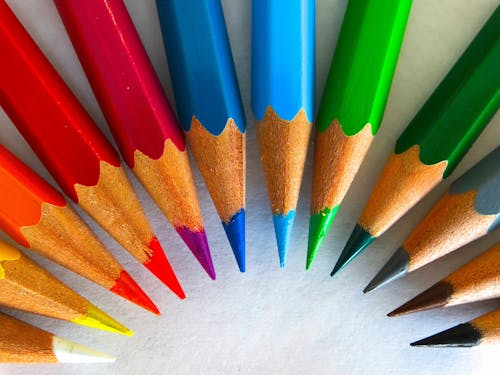
#> input picture example.jpeg, 500 x 375 px, found by its file name
$ python main.py
#> lines starting #> are read from the running program, lines starting #| are printed output that depends on the picture
import cv2
import numpy as np
import matplotlib.pyplot as plt
import os

# Paths
input_path = r"image manipulation/original images/example.jpeg"
output_dir = r"image manipulation/output images/"

# Make sure output directory exists
os.makedirs(output_dir, exist_ok=True)

# 1. Load the Image
image = cv2.imread(input_path)
#> image is the input picture: shape (375, 500, 3); mean B, G, R 102.7, 121.8, 143.2

# 2. Convert to Grayscale
gray = cv2.cvtColor(image, cv2.COLOR_BGR2GRAY)
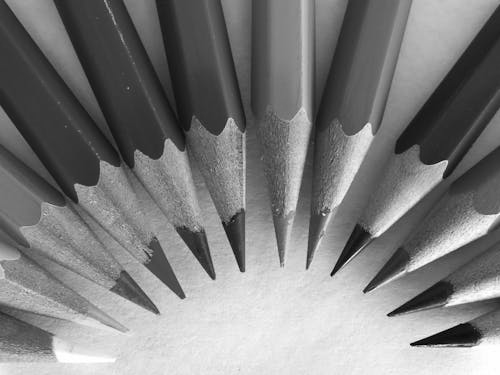
#> gray: shape (375, 500); min 1, max 255, mean 126

# Display grayscale image (optional)
plt.imshow(gray, cmap="gray")
plt.title("Grayscale Image")
plt.show()

# Save grayscale
cv2.imwrite(os.path.join(output_dir, "grayscale.jpeg"), gray)

# 3. Crop the Image
cropped = image[100:300, 200:400]   # Adjust numbers to your image size
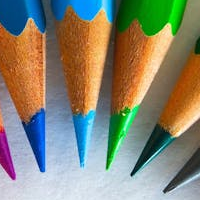
#> cropped: shape (200, 200, 3); mean B, G, R 114.5, 133.2, 134.7
cv2.imwrite(os.path.join(output_dir, "cropped.jpg"), cropped)

# 4. Rotate the Image (45 degrees)
(h, w) = image.shape[:2]
#> h = 375; w = 500
center = (w // 2, h // 2)
#> center = (250, 187)
matrix = cv2.getRotationMatrix2D(center, 45, 1.0)
rotated = cv2.warpAffine(image, matrix, (w, h))
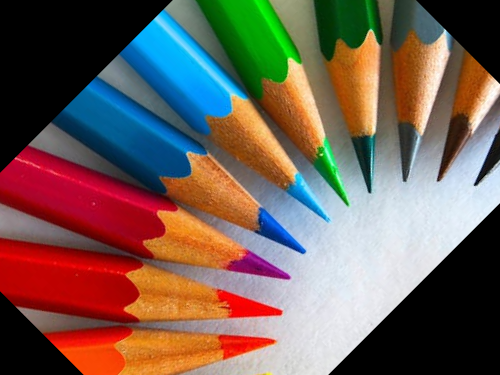
#> rotated: shape (375, 500, 3); mean B, G, R 85, 94.3, 114.3
cv2.imwrite(os.path.join(output_dir, "rotated.jpg"), rotated)

# 5. Adjust Brightness (+50 to all pixels)
brightness = cv2.convertScaleAbs(image, alpha=1, beta=50)
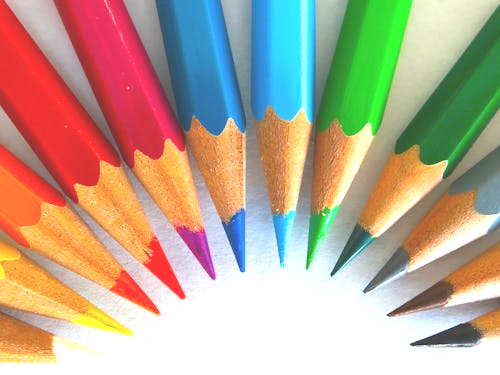
#> brightness: shape (375, 500, 3); mean B, G, R 146.5, 167.6, 186.3
cv2.imwrite(os.path.join(output_dir, "brightened.jpg"), brightness)

print("✅ Transformations completed. Check the 'output_images' folder!")
